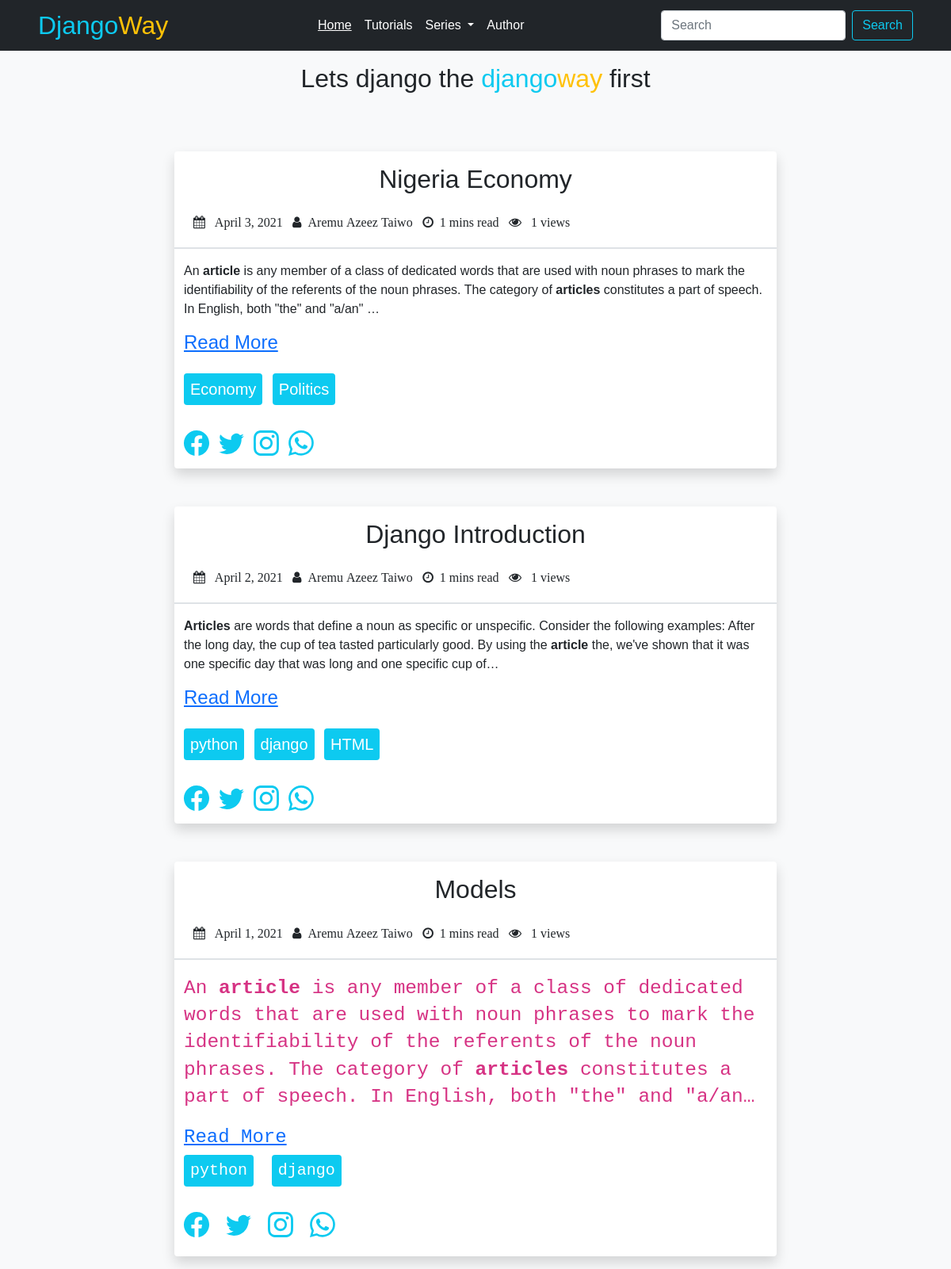
The page / on the database its author committed.
### django_blog/models.py (models this page shows, shortened)
class blogs(models.Model):
    status_choice = (
        ('Drafted', 'Drafted'),('Published', 'Published')
    )
    title = models.CharField(max_length=500)
    date_published = models.DateField(default = timezone.now, blank=True)
    date_created = models.DateField(default = timezone.now, blank=True)
    author = models.CharField(max_length=200, default='Aremu Azeez Taiwo', blank=True)
    image = ResizedImageField(size=[3000, 1740], upload_to='article_pics',force_format='PNG')
    content = RichTextUploadingField(blank=True)
    slug = models.SlugField(blank=True)
    tags = TaggableManager(blank=True)
    status = models.CharField(max_length=20, choices=status_choice,default='DRAFT')
    views = models.ManyToManyField(IpModel,  blank = True)
    count_words = models.CharField(max_length=50, default=0, blank=True)
    read_time = models.CharField(max_length=50, default=0, blank=True)
    deleted = models.BooleanField(default=False,blank=True)
    class Meta:
        ordering = ('-date_published',)
        verbose_name_plural = 'blogs'

### django_blog/views.py (the view)
# urls.py: path('', views.home, name = 'home'),
def home(request):
    try:
        articles = blogs.objects.filter(status = 'Published').order_by('-date_published')
    except blogs.DoesNotExist:
        messages.error(request, 'No blog post')
        return render(request, 'django_blog/base.html')
    return render(request, 'django_blog/base.html', {'articles':articles})

### djangoway/templates/django_blog/base.html (shortened to what this page needs)
<!DOCTYPE html>
<html lang="en">
<head>
    {% load static %}
    <link  rel="stylesheet" href="{% static 'css/fontawesome.min.css'%}">
    <link href="https://maxcdn.bootstrapcdn.com/font-awesome/4.2.0/css/font-awesome.min.css" rel="stylesheet">
<link href="https://cdn.jsdelivr.net/npm/bootstrap@5.0.0-beta3/dist/css/bootstrap.min.css" rel="stylesheet">
</head>
<body class="bg-light">
  <nav class="navbar navbar-expand-lg navbar-light bg-dark ">
    <div class="container-fluid px-5">
      <a class="navbar-brand text-info " href="#"><span class="h2">Django</span><span class="text-warning h2">Way</span></a>
      <div class="collapse navbar-collapse" id="navbarSupportedContent">
        <ul class="navbar-nav mx-auto mb-2 mb-lg-0" id="the_list">
          <li class="nav-item">
            <a class="nav-link active text-white" aria-current="page" href="{% url 'home' %}" >Home</a>
          </li>
          <li class="nav-item dropbtn">
            <div class="dropdown">
              Tutorials
            </div>
          </li>
          <li class="nav-item dropdown">
            <a class="nav-link dropdown-toggle text-white" href="#" id="navbarDropdown" role="button" data-bs-toggle="dropdown" aria-expanded="false">
              Series
            </a>
          </li>
          <li class="nav-item">
            <a class="nav-link text-white" href="#" tabindex="-1" aria-disabled="true">Author</a>
          </li>
        </ul>
        <form class="d-flex" action="{% url 'search' %}" method="GET">
          <input class="form-control me-2" type="search" placeholder="Search" aria-label="Search" name="search_value">
          <button class="btn btn-outline-info" type="submit">Search</button>
        </form>
      </div>
    </div>
  </nav>
{% block content %}
      <section class="pt-3 bg-light">
          <div class="container">
              <div class="row justify-content-center">
                <h2 class='text-center mb-4 px-0'>Lets django the <span class='text-info'>django</span><span class='text-warning'>way</span> first</h2>
                <div class="column col-12 col-md-8 ">
    {% for article in articles %}
    <div class="row text-left mb-3 rounded shadow bg-white  pt-3 mt-5">
      <h2 class="text-center mb-4 col-12">{{article.title}}</h2>
      <div class="mb-3 text-left px-4 ">
        <i class="fa fa-calendar mb-2"> <span class="px-2">{{article.date_published}}</span> </i>
        <i class="fa fa-user mb-2"><span class="px-2">{{article.author}} </span> </i>
        <i class="fa fa-clock mr-3"><span class="px-2">{{article.read_time}} mins read</span> </i>
        <i class="fa fa-eye "><span class="px-2"> {{article.views.all|length}} views</span> </i>
      </div>
      <p class="border">  {{article.content|safe|truncatechars:320}}    </p>
      <a href="{% url 'tutorial' article.slug %}" class="h4 text-left col-12 mb-3">Read More</a>
      <div class="col-12 py-2 d-flex justify-content-start">
            <ul class="list-inline mr-3">
              {% for tag in article.tags.all %}
              <li class="list-inline-item mr-3">
                <h5 class="bg-info rounded px-2 text-white py-2">{{tag}}</h5>
              </li>
              {% endfor %}
            </ul>
       </div>
      <small class="">
        <ul class="list-inline mr-3 ml-sm-4">
          <li class="list-inline-item mr-3">
            <a href="#">
            </a>
          </li>
          <li class="list-inline-item mr-3">
            <a href="#">
            </a>
          </li>
          <li class="list-inline-item mr-3">
            <a href="#">
            </a>
          </li>
          <li class="list-inline-item mr-3">
            <a href="#">
            </a>
          </li>
        </ul></small>
    </div>
    {% endfor %}
                  </div>
              </div>
          </div>
      </section>
{% endblock %}
</body>
</html>

### djangoway/templates/django_blog/base.html (style rules this page uses)
body { font-family: 'Trebuchet MS', 'Lucida Sans Unicode', 'Lucida Grande', 'Lucida Sans', 'Arial', 'sans-serif'; }
#the_list>li:first-of-type>a { text-decoration: underline; }
.dropbtn { background-color: (52, 58, 64); color: white; padding: 8px; font-size: 16px; border: none; }
.dropdown { position: relative; display: inline-block; }

### rows shown on the page
Tag: name "Economy"
Tag: name "Politics"
Tag: name "python"
Tag: name "django"
Tag: name "HTML"

### other values the page prints
{{ article.title }} "Nigeria Economy"
{{ article.date_published }} "April 3, 2021"
{{ article.author }} "Aremu Azeez Taiwo"
{{ article.read_time }} "1"
{{ article.views.all|length }} "1"
{{ article.title }} "Django Introduction"
{{ article.date_published }} "April 2, 2021"
{{ article.title }} "Models"
{{ article.date_published }} "April 1, 2021"
